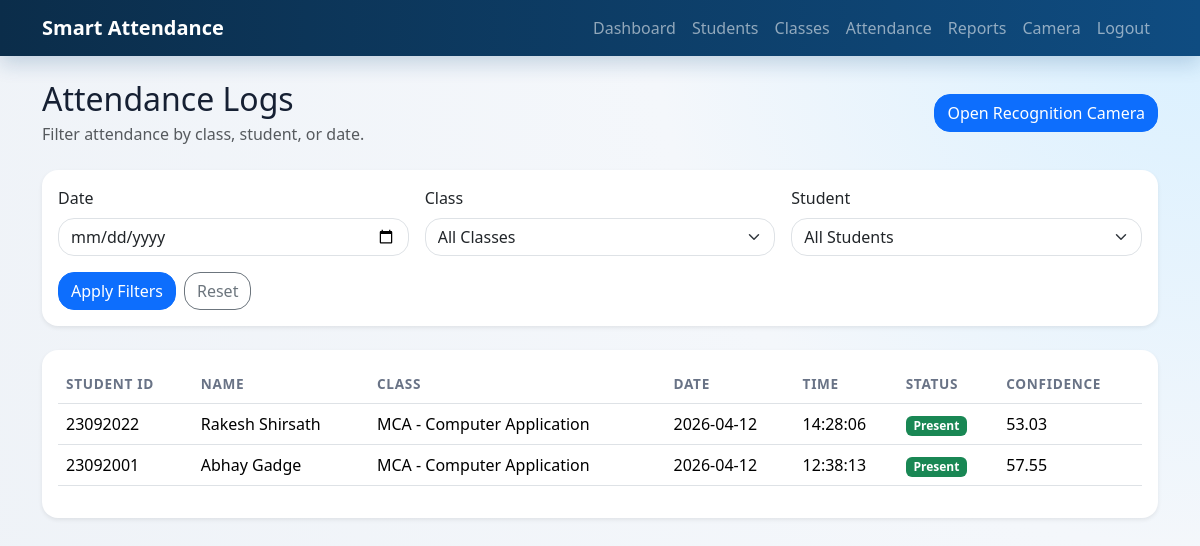
Before: /attendance (signed in) with the older database file.
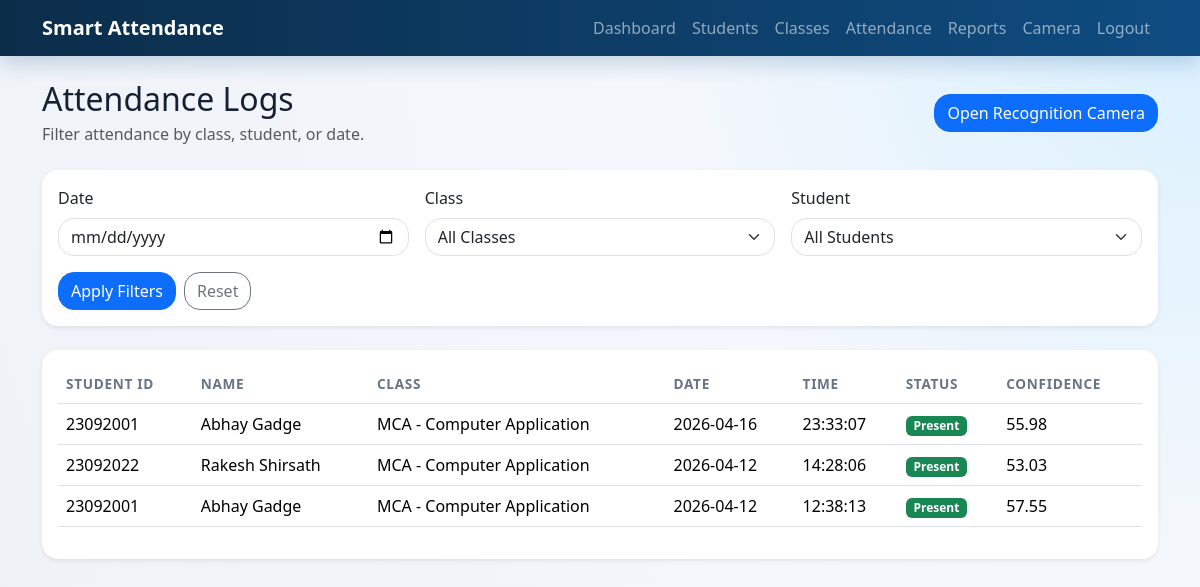
After: the same page with the newer database file.
### app/models.py (models this page shows)
class Attendance(db.Model):
    __tablename__ = "attendance"
    __table_args__ = (
        db.UniqueConstraint(
            "student_id", "class_id", "attendance_date", name="uq_daily_attendance"
        ),
    )
    id = db.Column(db.Integer, primary_key=True)
    student_id = db.Column(db.Integer, db.ForeignKey("students.id"), nullable=False)
    class_id = db.Column(db.Integer, db.ForeignKey("classrooms.id"), nullable=False)
    attendance_date = db.Column(db.Date, default=date.today, nullable=False)
    attendance_time = db.Column(
        db.Time, default=lambda: datetime.utcnow().time(), nullable=False
    )
    status = db.Column(db.String(20), default="Present", nullable=False)
    recognized_confidence = db.Column(db.Float, nullable=True)
    created_at = db.Column(db.DateTime, default=datetime.utcnow, nullable=False)
    student = db.relationship("Student", back_populates="attendance_records")
    classroom = db.relationship("ClassRoom", back_populates="attendance_records")

class Student(db.Model):
    __tablename__ = "students"
    id = db.Column(db.Integer, primary_key=True)
    student_id = db.Column(db.String(50), unique=True, nullable=False)
    full_name = db.Column(db.String(150), nullable=False)
    email = db.Column(db.String(120), unique=True, nullable=False)
    phone = db.Column(db.String(20), nullable=False)
    class_id = db.Column(db.Integer, db.ForeignKey("classrooms.id"), nullable=False)
    image_folder = db.Column(db.String(255), nullable=True)
    created_at = db.Column(db.DateTime, default=datetime.utcnow, nullable=False)
    classroom = db.relationship("ClassRoom", back_populates="students")
    face_encodings = db.relationship(
        "FaceEncoding", back_populates="student", cascade="all, delete-orphan"
    )
    attendance_records = db.relationship(
        "Attendance", back_populates="student", cascade="all, delete-orphan"
    )

class ClassRoom(db.Model):
    __tablename__ = "classrooms"
    id = db.Column(db.Integer, primary_key=True)
    class_name = db.Column(db.String(100), nullable=False)
    section = db.Column(db.String(30), nullable=False)
    subject = db.Column(db.String(120), nullable=True)
    created_at = db.Column(db.DateTime, default=datetime.utcnow, nullable=False)
    students = db.relationship(
        "Student", back_populates="classroom", cascade="all, delete-orphan"
    )
    attendance_records = db.relationship(
        "Attendance", back_populates="classroom", cascade="all, delete-orphan"
    )
    @property
    def display_name(self) -> str:
        return f"{self.class_name} - {self.section}"

### app/routes.py (the view)
@main_bp.route("/attendance")
@login_required
def attendance_records():
    filters = _extract_report_filters()
    records = build_attendance_query(filters)
    classes = ClassRoom.query.order_by(ClassRoom.class_name.asc()).all()
    students = Student.query.order_by(Student.full_name.asc()).all()
    return render_template("attendance.html", records=records, classes=classes, students=students, filters=filters)

### app/auth.py (called while the page is built)
def login_required(view):
    @wraps(view)
    def wrapped_view(**kwargs):
        if g.admin is None:
            return redirect(url_for("auth.login", next=request.url))
        return view(**kwargs)
    return wrapped_view

@auth_bp.before_app_request
def load_logged_in_admin() -> None:
    admin_id = session.get("admin_id")
    g.admin = Admin.query.get(admin_id) if admin_id else None

### app/routes.py (called while the page is built)
def _extract_report_filters() -> dict:
    attendance_date = request.args.get("attendance_date", "").strip()
    parsed_date = None
    if attendance_date:
        try:
            parsed_date = datetime.strptime(attendance_date, "%Y-%m-%d").date()
        except ValueError:
            flash("Invalid date format. Use YYYY-MM-DD.", "danger")
    return {
        "attendance_date": parsed_date,
        "class_id": request.args.get("class_id", type=int),
        "student_id": request.args.get("student_id", type=int),
    }

### app/templates/attendance.html (shortened to what this page needs)
{% extends "base.html" %}
{% block content %}
<div class="d-flex justify-content-between align-items-center mb-4 flex-wrap gap-2">
    <div>
        <h2 class="mb-1">Attendance Logs</h2>
        <p class="text-muted mb-0">Filter attendance by class, student, or date.</p>
    </div>
    <a href="{{ url_for('attendance_module.camera_page') }}" class="btn btn-primary">Open Recognition Camera</a>
</div>
{% include "_report_filters.html" %}
<div class="card border-0 shadow-sm rounded-4">
    <div class="card-body">
        <div class="table-responsive">
            <table class="table align-middle">
                <thead>
                    <tr>
                        <th>Student ID</th>
                        <th>Name</th>
                        <th>Class</th>
                        <th>Date</th>
                        <th>Time</th>
                        <th>Status</th>
                        <th>Confidence</th>
                    </tr>
                </thead>
                <tbody>
                    {% for record in records %}
                    <tr>
                        <td>{{ record.student.student_id }}</td>
                        <td>{{ record.student.full_name }}</td>
                        <td>{{ record.classroom.display_name }}</td>
                        <td>{{ record.attendance_date }}</td>
                        <td>{{ record.attendance_time.strftime("%H:%M:%S") }}</td>
                        <td><span class="badge bg-success">{{ record.status }}</span></td>
                        <td>{{ record.recognized_confidence or '-' }}</td>
                    </tr>
                    {% else %}
                    <tr><td colspan="7" class="text-center text-muted">No attendance data available.</td></tr>
                    {% endfor %}
                </tbody>
            </table>
        </div>
    </div>
</div>
{% endblock %}

Changed rows visible on the page:
added Attendance: student.student_id "23092001", student.full_name "Abhay Gadge", classroom.display_name "MCA - Computer Application", attendance_date "2026-04-16", attendance_time "23:33:07", status "Present", recognized_confidence "55.98"
